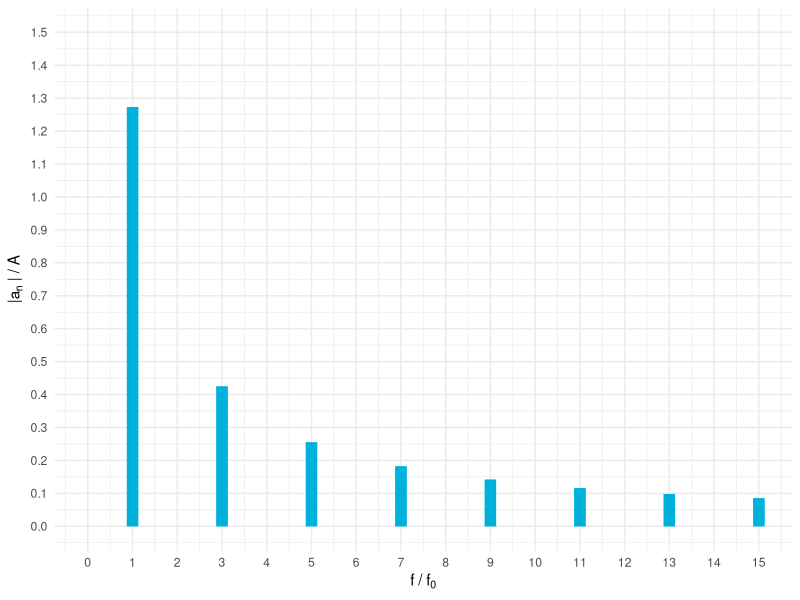

Write R code to recreate this figure.
library(ggplot2)

outputName   <- "1_1_AS.pdf"
outputWidth  <- 10
outputHeight <- 0.618 * outputWidth

# function parameters
A   <- 1
m   <- 15 # number of amplitude values

ylabel <- bquote( "|a"[n]~"| / A" )
xlabel <- bquote( "f / f"[0] )



amplifun <- function (n) {

    abs( 4 * A / (n * pi) * sin(n * pi/2) )
}

deltaX <- 1
deltaCounter <- 0

lineCoordinatesX <- c()
lineCoordinatesY <- c()

for (i in 1:m) {

    deltaCounter <- deltaCounter + deltaX

    lineCoordinatesX <- c( lineCoordinatesX, deltaCounter)
    lineCoordinatesY <- c( lineCoordinatesY, amplifun(i) )

}

maxY <- ceiling(max( lineCoordinatesY ))
minY <- floor(max( lineCoordinatesY ))

ylim   <- c(0, (maxY+minY)/2 )
xlim   <- c(0, m)

ybreaks <- seq(0, (maxY+minY)/2, 0.1)
xbreaks <- seq(0,m, 1)


hsBlue <- "#00b1db"


plot <- ggplot(data.frame(x=c(0,2), y=c(0,2)), aes(x=x)) +
    theme_minimal() +
    theme(legend.position="none", plot.title = element_text(color = "gray21", size=1.618^5), plot.subtitle = element_text(color = "grey80", size=1.618^5)) +

    #ggtitle(bquote("Amplitudenspektrum von x(t), Rot: theoretische Werte")) +
    #labs(subtitle="D=0.25, T=1us")

    xlab(xlabel) +
    ylab(ylabel) +

    scale_y_continuous(limits= ylim, breaks=ybreaks) +
    scale_x_continuous(limits= xlim, breaks=xbreaks)


linewidth <- (1-0.6180339887498948)*10

for (i in 1:m) {

   plot <- plot + geom_segment(
            x = lineCoordinatesX[i],
            y = 0,
            xend = lineCoordinatesX[i],
            yend = lineCoordinatesY[i],
            color=hsBlue,
            linetype="solid", size = linewidth
        )

}



pdf(outputName, width = outputWidth, height = outputHeight)
plot
